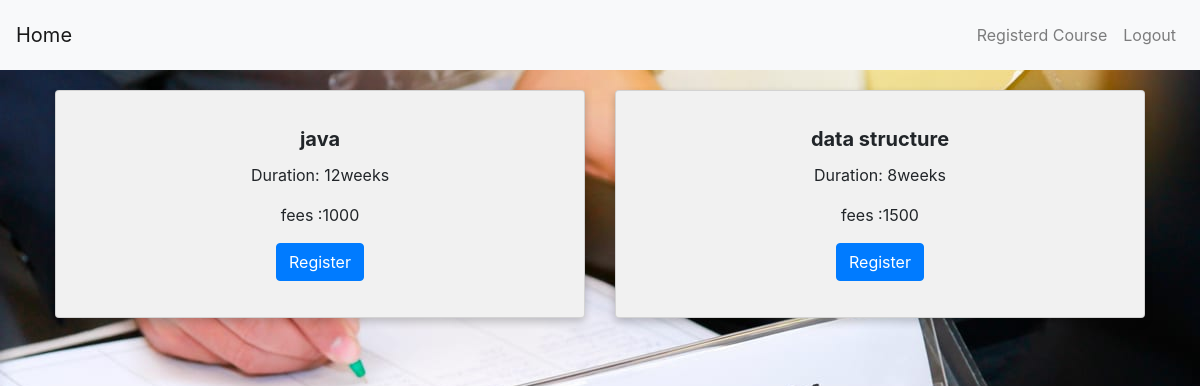
The app's page / (signed in) with its own data.
### course_registration/models.py (models this page shows, shortened)
class Course_Registration(models.Model):
    professor = models.CharField(max_length=22,default=None)
    course_name = models.CharField(max_length=25,default=None)
    course_validity = models.IntegerField(default=None)
    fees = models.IntegerField(default=None)
    timing = models.DateTimeField(default=None)

### course_registration/views.py (the view)
# urls.py: 2. Add a URL to urlpatterns:  path('', views.home, name='home')
@login_required
def home(request):
    course_li=[]
    course_list = Course_Registration.objects.all()
    for i in course_list:
        if UserModel.objects.filter(user = request.user,course=i):
            pass
        else:
            course_li.append(i)
    context = {'course_list':course_list,
               'course_li':course_li,}
    if len(course_li) ==0:
        messages.success(request, f"{request.user.username}have registered all the course that are available here")
    return render(request,'course_registration/home.html',context)

### course_registration/templates/course_registration/home.html (shortened to what this page needs)
{% extends 'course_registration/base.html' %}
{% load crispy_forms_tags %}
{% load static %}
{% block content %}
<html>
<head>
  </head>
<div class="row">
  {% for i in course_li %}
   <div class="col-sm-6">
    <div class="card" style="margin-bottom:40px;">
      <div class="card-body" >
        <h5 class="card-title"><b>{{i.course_name}}</b></h5>
        <p class="card-text">Duration: {{ i.course_validity}}weeks</p>
        <p>fees :{{i.fees}}</p>
        <a href="{% url 'course_detail' pk=i.id %}" class="btn btn-primary">Register</a>
      </div>
    </div>
  </div>
  {% endfor %}
</div>
</html>
{% endblock content %}

### static/css/mystyle.css (style rules this page uses)
* { box-sizing: border-box; }
body { font-family: Arial, Helvetica, sans-serif; }
.row { margin: 0 -5px; }
.row:after { content: ""; display: table; clear: both; }
.card { box-shadow: 0 4px 8px 0 rgba(0, 0, 0, 0.2); padding: 16px; text-align: center; background-color: #f1f1f1; }

### course_registration/templates/course_registration/home.html (style rules this page uses)
.row { margin: 0 -5px; }
.row:after { content: ""; display: table; clear: both; }
.card { margin-top:20px; box-shadow: 0 4px 8px 0 rgba(0, 0, 0, 0.2); padding: 16px; background-color: #f1f1f1; }

### records on screen
Course_Registration: course_name "java", course_validity "12", fees "1000"
Course_Registration: course_name "data structure", course_validity "8", fees "1500"
